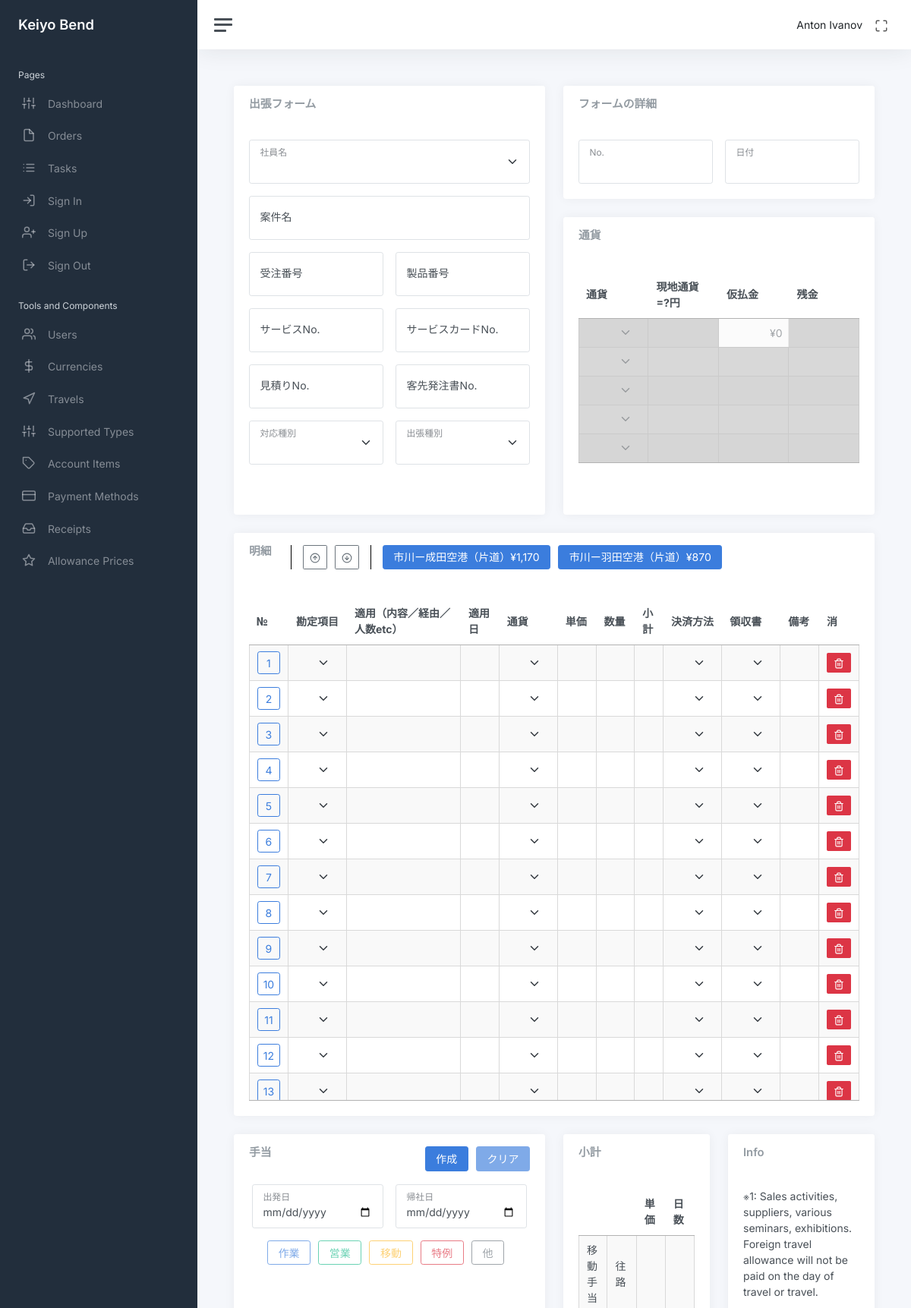
The app's page /create_order (signed in, upper part), older data.
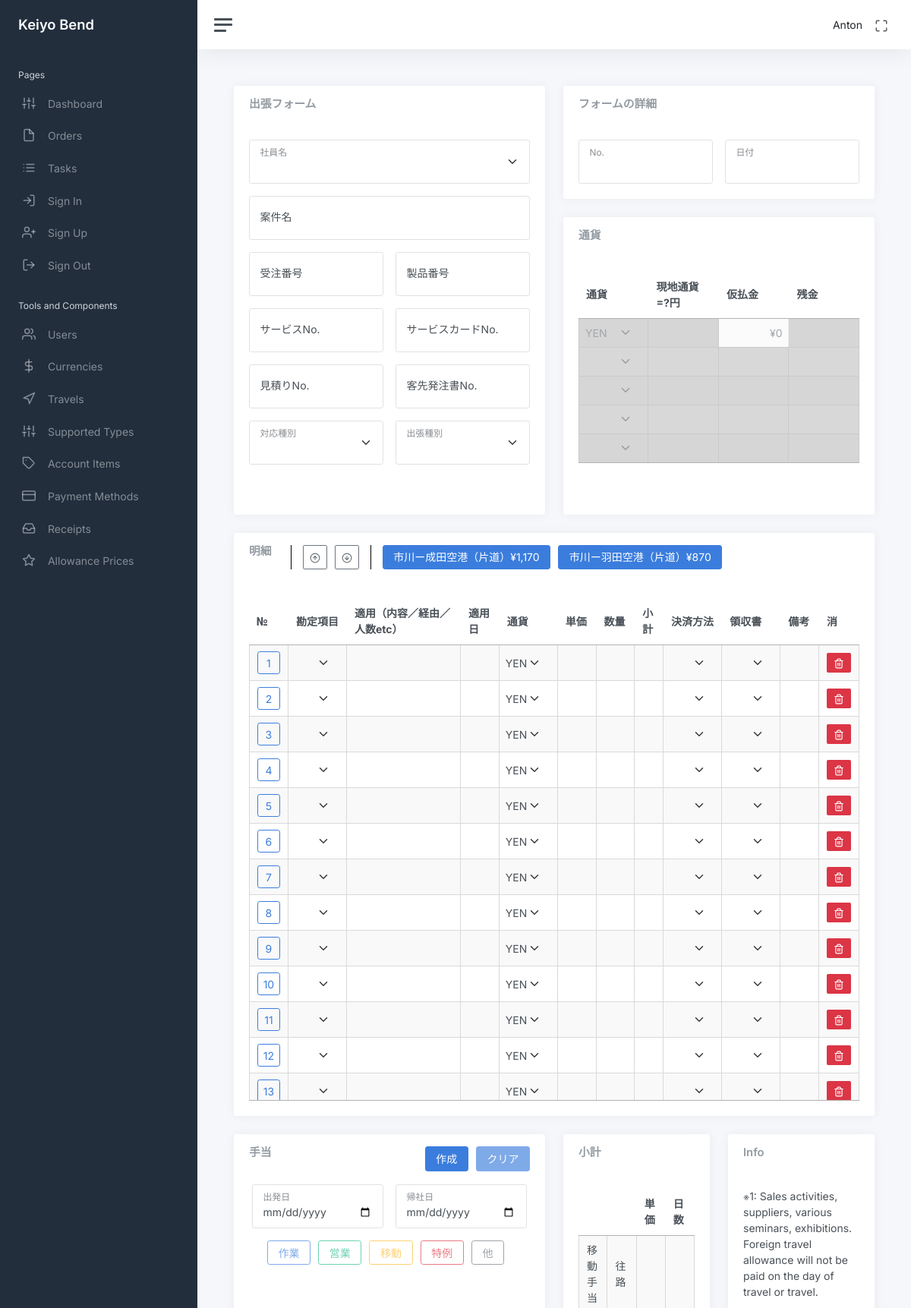
The same page, newer data.
### app/auth/models/user.py (models this page shows, shortened)
class User(UserMixin, db.Model):
    id: so.Mapped[int] = so.mapped_column(primary_key=True)
    name: so.Mapped[str] = so.mapped_column(sa.String(64), index=True, default=None)
    email: so.Mapped[str] = so.mapped_column(sa.String(120), index=True, unique=True)
    password_hash: so.Mapped[Optional[str]] = so.mapped_column(sa.String(256))
    admin: so.Mapped[bool] = so.mapped_column(sa.Boolean(), default=False)
    is_show: so.Mapped[bool] = so.mapped_column(sa.Boolean(), default=True)
    orders_rel = db.relationship("Order", back_populates="user", cascade="all, delete-orphan")

### app/main/routes/create_order.py (the view)
@bp.route("/create_order", methods=["GET", "POST"])
@login_required
def create_order():
    form = CompleteOrderForm(request.form)
    return render_template("main/create_order_japan.html", title="Create Order", form=form)

### app/main/forms/order.py
class CompleteOrderForm(FlaskForm):
    order = FormField(OrderForm)
    location = FormField(LocationForm)
    rates = FieldList(FormField(RateForm), min_entries=5, max_entries=5)
    details = FieldList(FormField(DetailForm), min_entries=20, max_entries=20)

### app/auth/models/user.py (called while the page is built)
@login.user_loader
def load_user(id):
    return db.session.get(User, int(id))

### app/main/templates/main/create_order_japan.html (shortened to what the changed rows need)
<!DOCTYPE html>
{% extends "main/base.html" %}
{% block head %}
<link rel="stylesheet" href="{{ url_for('main.static', filename='css/create_order_style.css') }}">
{% endblock %}
{% block content %}
<div class="container-fluid p-0">
    {% from 'main/formhelpers.html' import render_field %}
    <div class="row equal-height">
        <div class="col-12 col-lg-6">
            <div class="card">
                <div class="card-body mb-5">
                    <table class="display cell-border" id="currencyTable" style="width: 100%;">
                        <thead>
                            <tr style="text-align:center">
                                <th>通貨</th>
                                <th>現地通貨=?円</th>
                                <th>仮払金</th>
                                <th>残金</th>
                            </tr>
                        </thead>
                        <tbody>
                            {% for rate in form.rates %}
                            <tr>
                                <td id="currency_id_td_{{ loop.index }}">
                                    <div>
                                        {{ rate.currency_id(class="form-select", disabled=true) }}
                                    </div>
                                </td>
                                <td>
                                    <div>
                                        {{ rate.foreign_currency(class="form-control", disabled=true) }}
                                    </div>
                                </td>
                                <td id="temporary_payment_id_td_{{ loop.index }}">
                                    <div>
                                        {% if loop.first %}
                                        {{ rate.temporary_payment(class="form-control aln-end", placeholder="Imput
                                        Here",
                                        disabled=loop.index != 1) }}
                                        {% else %}
                                        {{ rate.temporary_payment(class="form-control", disabled=true) }}
                                        {% endif %}
                                    </div>
                                </td>
                                <td>
                                    <div>
                                        {{ rate.remaining_payment(class="form-control", disabled=true) }}
                                    </div>
                                </td>
                            </tr>
                            {% endfor %}
                        </tbody>
                    </table>
                </div>
            </div>
        </div>
    </div>
    <div class="row">
        <div class="col-12 col-lg-12">
            <div class="card">
                <div class="card-body">
                    <table class="display cell-border" id="detailsTable" style="width: 100%;">
                        <thead>
                            <tr style="text-align:center">
                                <th>№</th>
                                <th>勘定項目</th>
                                <th>適用（内容／経由／人数etc）</th>
                                <th>適用日</th>
                                <th>通貨</th>
                                <th>単価</th>
                                <th>数量</th>
                                <th>小計</th>
                                <th>決済方法</th>
                                <th>領収書</th>
                                <th>備考</th>
                                <th>消</th>
                            </tr>
                        </thead>
                        <tbody>
                            {% for detail in form.details %}
                            <tr id="row_id_{{ loop.index - 1 }}">
                                <td class="aln-ctr">
                                    <label class="btn btn-outline-primary btn-style"
                                        for="btn-{{ loop.index - 1}}">{{loop.index}}</label>
                                </td>
                                <td>{{ detail.account_item_id(class="form-select") }}</td>
                                <td>{{ detail.content(class="form-control") }}</td>
                                <td>{{ detail.applying_date(class="form-control") }}</td>
                                <td>{{ detail.currency_id(class="form-select", disabled=true) }}</td>
                                <td>{{ detail.unit_price(class="form-control", style="text-align:right") }}</td>
                                <td>{{ detail.quantity(class="form-control", style="text-align:right") }}</td>
                                <td style="text-align:right" id="details-{{ loop.index - 1}}-subtotal"></td>
                                <td>{{ detail.payment_method_id(class="form-select") }}</td>
                                <td>{{ detail.receipt_id(class="form-select") }}</td>
                                <td>{{ detail.remarks(class="form-control") }}</td>
                                <td class="aln-ctr"><button type="button" class="btn btn-danger btn-sm delete"><i
                                            class="align-middle" data-feather="trash-2"></i></button>
                                </td>
                            </tr>
                            {% endfor %}
                        </tbody>
                    </table>
                </div>
            </div>
        </div>
    </div>
    <div class="row">
        <div class="col-12 col-lg-6">
            <div class="row equal-height">
                <div class="col-12 col-lg-6">
                    <div class="card">
                        <div class="card-body">
                            <table class="display cell-border" id="allowanceTable" style="width: 100%;">
                                <thead>
                                    <tr>
                                        <th></th>
                                        <th></th>
                                        <th>単価</th>
                                        <th>日数</th>
                                    </tr>
                                </thead>
                            </table>
                        </div>
                    </div>
                </div>
            </div>
        </div>
    </div>
</div>
{% endblock %}

### app/main/templates/main/navbar.html (shortened to what this page needs)
<!DOCTYPE html>
<nav class="navbar navbar-expand navbar-light navbar-bg">
    <a class="sidebar-toggle js-sidebar-toggle">
        <i class="hamburger align-self-center"></i>
    </a>
    <div class="navbar-collapse collapse">
        <ul class="navbar-nav navbar-align">
            <li class="nav-item dropdown">
                <a class="nav-link d-none d-sm-inline-block">
                    <span class="text-dark">{{ current_user.name }}</span>
                </a>
            </li>
            <li class="nav-item">
                <a id="fullscreenButton" class="nav-link d-none d-sm-inline-block">
                    <i class="align-middle" data-feather="maximize"></i>
                </a>
            </li>
        </ul>
    </div>
</nav>

Row changes from the older to the newer data that the page shows:
changed User: name "Anton Ivanov" → "Anton"
Text that changed along with them:
form field currency_id: (not shown) → "YEN"
